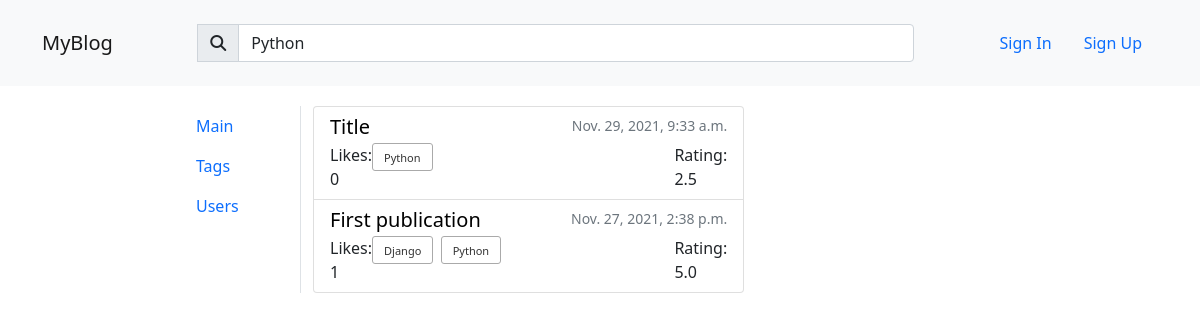
The page /home/tag_search/python on the database its author committed.
### home/models.py (models this page shows, shortened)
class Tag(models.Model):
    tag_name = models.CharField(max_length=50)
    slug = models.SlugField(max_length=50, unique=True)

class Publication(models.Model):
    title = models.CharField(max_length=256)
    group = models.ForeignKey(Group, on_delete=models.PROTECT)
    content = RichTextField(null=True, blank=True,)
    author = models.ForeignKey(User, on_delete=models.PROTECT, default='creator', related_name='my_publications')
    slug = models.SlugField(max_length=150, unique=True)
    published = models.DateTimeField(auto_now_add=True, db_index=True)
    rating = models.FloatField(default=0)
    tags = models.ManyToManyField(Tag, blank=True, related_name='publications')
    liked = models.IntegerField(default=0)
    class Meta:
        ordering = ['-published']

### home/views.py (the view)
# urls.py: path('tag_search/<str:slug>', tag_search, name='tag_search'),
def tag_search(request, slug):
    tag = Tag.objects.get(slug=slug)
    publications = Publication.objects.filter(tags=tag)
    return render(request, 'home/tag_search.html', context={'tag': tag,
                                                            'publications': publications,
                                                            'searched': tag.tag_name})

### templates/home/tag_search.html (shortened to what this page needs)
{% extends 'base.html' %}
{% block content %}
{% include 'includes/publication_list.html' %}
{% endblock content %}

### templates/base.html (shortened to what this page needs)
<!DOCTYPE html>
{% load static %}
<html lang="en">
<head>
    <link href="https://cdn.jsdelivr.net/npm/bootstrap@5.1.3/dist/css/bootstrap.min.css" rel="stylesheet">
    <link rel="stylesheet" href="{% static 'css/style.css' %}">
    <link href="http://ajax.googleapis.com/ajax/libs/jqueryui/1.8.16/themes/ui-lightness/jquery-ui.css" rel="stylesheet" type="text/css" />
</head>
<body>
    <div class="navbar navbar-expand-lg navbar-light bg-light mg">
        <div class="container-md">
            <a class="navbar-brand" href="{% url 'home' %}">MyBlog</a>
            <div class="collapse navbar-collapse" id="navbarText">
                <form class="container-fluid justify-content-center w-75" method="post" action="{% url 'search' %}">
                    <div class="input-group w-100 p-3">
                        <span class="input-group-text" id="basic-addon1"><i class="fas fa-search"></i></span>
                        <input name="searched" type="search" class="form-control" placeholder="Search" aria-label="Search" aria-describedby="basic-addon1" value="{{ searched }}" id="tags">
                    </div>
                </form>
            <nav class="nav">
                {% if user.is_authenticated %}
                <a class="nav-link" href="{% url 'profile' %}">{{ user.username }}</a>
                <a class="nav-link" href="{% url 'logout' %}">Logout</a>
                {% else %}
                <a class="nav-link" href="{% url 'login' %}">Sign In</a>
                <a class="nav-link" href="{% url 'sign_up' %}">Sign Up</a>
                {% endif %}
            </nav>
            </div>
        </div>
    </div>
    <nav>
        <ul class="nav flex-column secondary-nav">
            <li class="nav-item">
                <a class="nav-link" href="{% url 'home' %}">Main</a>
            </li>
            <li class="nav-item">
                <a class="nav-link" href="{% url 'tags_list' %}">Tags</a>
            </li>
            <li class="nav-item">
                <a class="nav-link" href="{% url 'users_list' %}">Users</a>
            </li>
        </ul>
    </nav>
    <div class="container border-start w-50">
        {% block content %}{% endblock content %}
    </div>
</body>
</html>

### templates/includes/publication_list.html
{% block content %}
<div class="list-group w-75">
    {% for publication in publications %}
    <div class="list-group-item list-group-item-action">
        <div class="d-flex w-100 justify-content-between">
            <a href="{% url 'publication' publication.slug %}" style="text-decoration:none">
                <h5 class="mb-1" style="color: black">{{ publication.title }}</h5>
            </a>
            <small class="text-muted">{{ publication.published }}</small>
        </div>
        <div class="d-flex">
            <div>
                Likes: {{ publication.liked }}
            </div>
            <div class="tagcloud">
                <ul>
                {% for tag in publication.tags.all %}
                    <li><a href="{% url 'tag_search' tag.slug %}">{{ tag.tag_name }}</a></li>
                {% endfor %}
                </ul>
            </div>
            <div>
                Rating: {{ publication.rating }}
            </div>
        </div>
    </div>
    {% endfor %}
</div>
{% endblock content %}

### static/css/style.css (style rules this page uses)
div { margin: 0; padding: 0; }
.tagcloud { width: 480px; }
.tagcloud ul { margin: 0; padding: 0; list-style: none; }
.tagcloud ul li { display: inline-block; margin: 0 .2em .2em 0; padding: 0; }
.tagcloud ul li a { display: inline-block; max-width: 100px; height: 28px; line-height: 28px; padding: 0 1em; background-color: #fff; border: 1px solid #aaa; border-radius: 3px; white-space: nowrap; text-overflow: ellipsis; overflow: hidden; color: #333; font-size: 11px; text-decoration: none; -webkit-transition: .2s; transition: .2s; }
.secondary-nav { position: absolute; margin-left: 15%; }
.mg { margin-bottom: 20px; }

### rows shown on the page
Tag: searched "Python", tag_name "Python"
Publication: title "Title", published "Nov. 29, 2021, 9:33 a.m.", liked "0", rating "2.5"
Publication: title "First publication", published "Nov. 27, 2021, 2:38 p.m.", liked "1", rating "5.0"
Tag: tag_name "Django"
